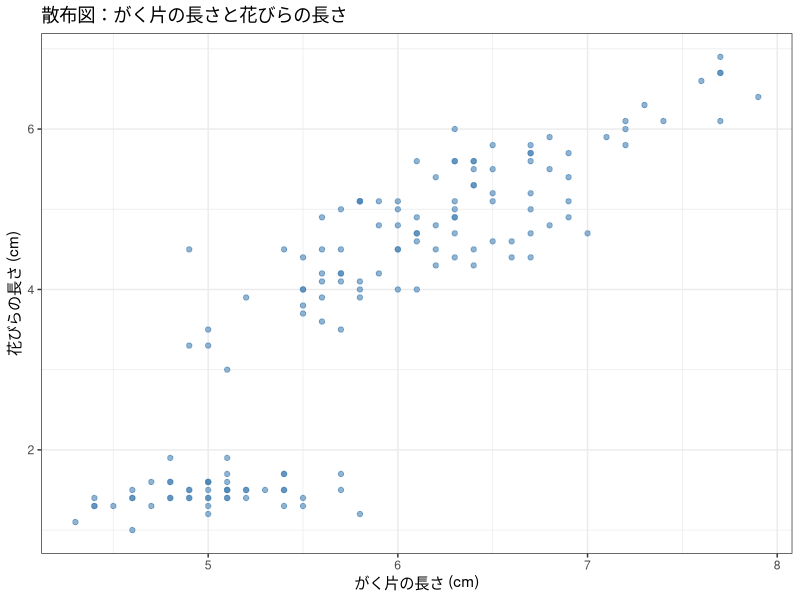
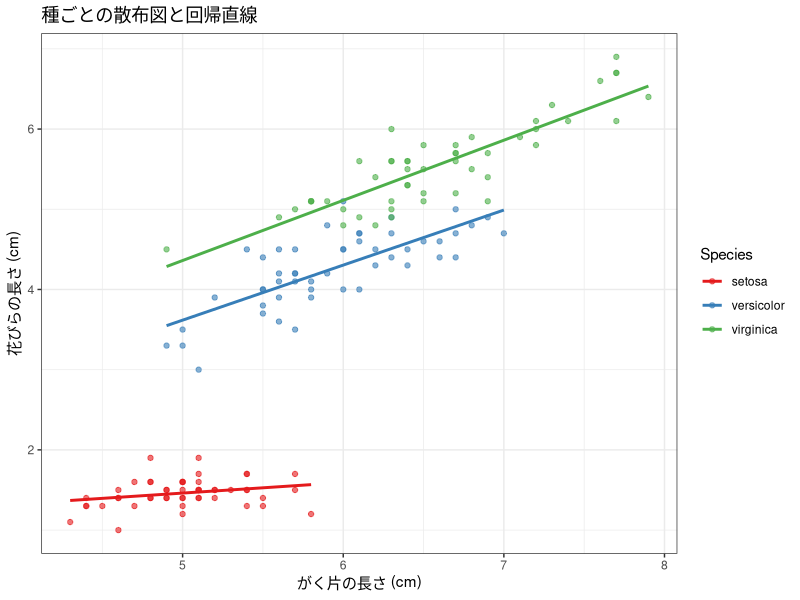

Here is the R script that generated these plots, in order:
## ---- chunk 1
knitr::opts_chunk$set(echo = TRUE, warning = FALSE, message = FALSE,
                      fig.width = 7, fig.height = 5)
library(tidyverse)
## ---- chunk 2
# iris データ：がく片の長さと花びらの長さの散布図
ggplot(iris, aes(x = Sepal.Length, y = Petal.Length)) +
  geom_point(color = "steelblue", alpha = 0.6) +
  labs(title = "散布図：がく片の長さと花びらの長さ",
       x = "がく片の長さ (cm)", y = "花びらの長さ (cm)") +
  theme_bw()
## ---- chunk 3
# 種ごとに色を分ける
ggplot(iris, aes(x = Sepal.Length, y = Petal.Length, color = Species)) +
  geom_point(alpha = 0.6) +
  geom_smooth(method = "lm", se = FALSE) +
  scale_color_brewer(palette = "Set1") +
  labs(title = "種ごとの散布図と回帰直線",
       x = "がく片の長さ (cm)", y = "花びらの長さ (cm)") +
  theme_bw()
## ---- chunk 4
# 2変数の相関係数
cor(iris$Sepal.Length, iris$Petal.Length)
## ---- chunk 5
# 複数変数の相関行列
iris |>
  select(Sepal.Length, Sepal.Width, Petal.Length, Petal.Width) |>
  cor()
## ---- chunk 6
# 四捨五入して見やすく
iris |>
  select(Sepal.Length, Sepal.Width, Petal.Length, Petal.Width) |>
  cor() |>
  round(2)
## ---- chunk 7
# 相関の有意性検定
cor.test(iris$Sepal.Length, iris$Petal.Length)
